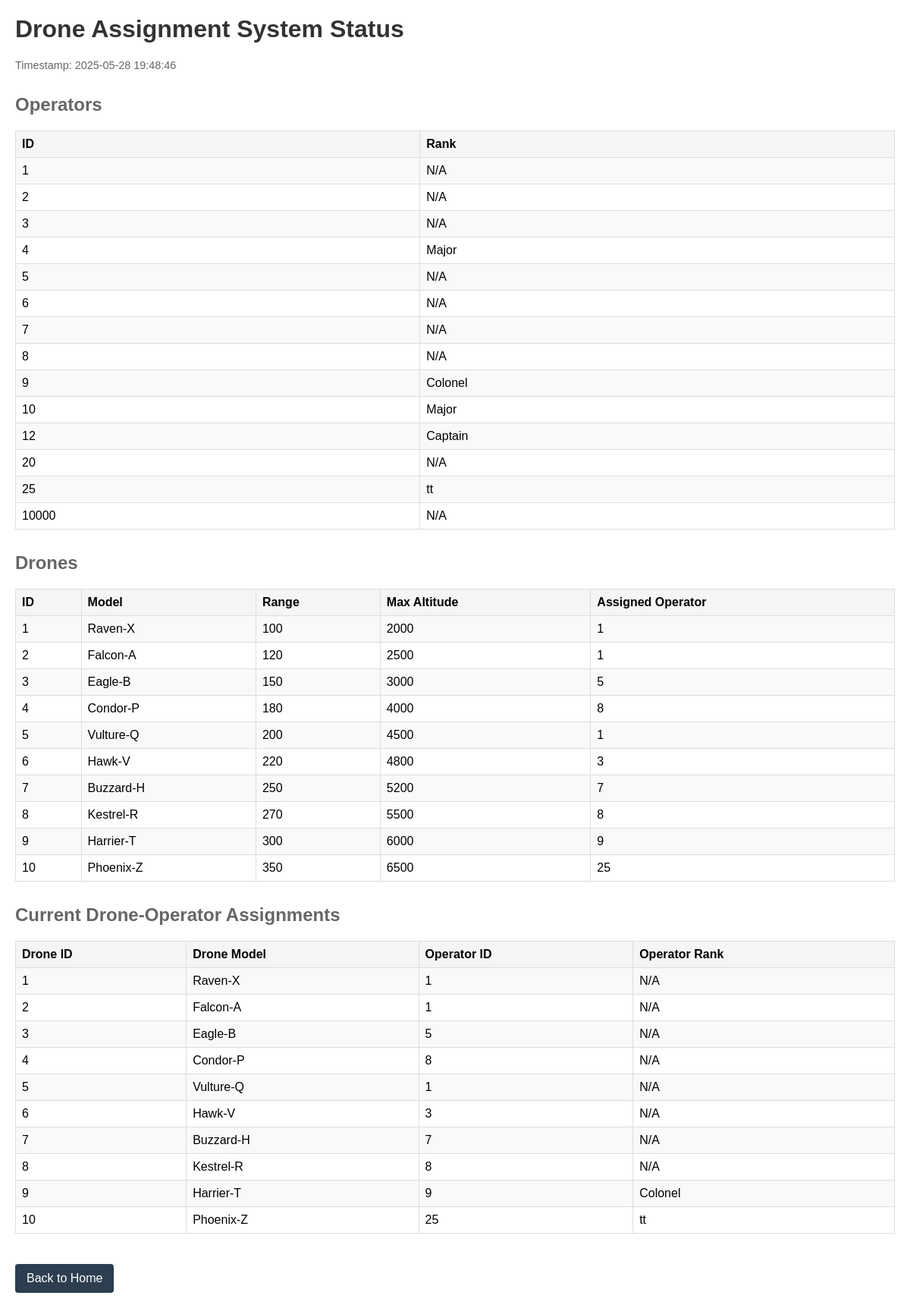
The page /build/view_assignments.php on the database its author committed.
### tables this page shows
CREATE TABLE `operator` (
  `op_id` int NOT NULL,
  `rank` varchar(50) DEFAULT NULL,
  PRIMARY KEY (`op_id`)
);

CREATE TABLE `drones` (
  `drone_id` int NOT NULL,
  `range` int DEFAULT NULL,
  `max_altitude` int DEFAULT NULL,
  `model` varchar(100) DEFAULT NULL,
  `op_id` int NOT NULL,
  PRIMARY KEY (`drone_id`),
  KEY `op_id` (`op_id`),
  CONSTRAINT `drones_ibfk_1` FOREIGN KEY (`op_id`) REFERENCES `operator` (`op_id`)
);

### build/view_assignments.php (the view, shortened to what this page needs)
<?php
$host = "localhost";
$username = "root";
$password = "2003";
$dbname = "military_intelligence";
try {
    $conn = new mysqli($host, $username, $password, $dbname);
    echo "<h1>Drone Assignment System Status</h1>";
    echo "<div class='timestamp'>Timestamp: " . date('Y-m-d H:i:s', strtotime('+3 hours')) . "</div>";
    echo "<h2>Operators</h2>";
    $result = $conn->query("SELECT * FROM Operator");
    if (!$result) {
        echo "Error fetching operators: " . $conn->error;
    } else {
        echo "<table>";
        echo "<tr><th>ID</th><th>Rank</th></tr>";
        while ($row = $result->fetch_assoc()) {
            $rowClass = '';
            echo "<tr$rowClass>";
            echo "<td>" . htmlspecialchars($row['op_id'] ?? 'N/A') . "</td>";
            echo "<td>" . htmlspecialchars($row['rank'] ?? 'N/A') . "</td>";
            echo "</tr>";
        }
        echo "</table>";
    }
    echo "<h2>Drones</h2>";
    $result = $conn->query("SELECT * FROM Drones");
    if (!$result) {
        echo "Error fetching drones: " . $conn->error;
    } else {
        echo "<table>";
        echo "<tr><th>ID</th><th>Model</th><th>Range</th><th>Max Altitude</th><th>Assigned Operator</th></tr>";
        while ($row = $result->fetch_assoc()) {
            $rowClass = '';
            echo "<tr$rowClass>";
            echo "<td>" . htmlspecialchars($row['drone_id'] ?? 'N/A') . "</td>";
            echo "<td>" . htmlspecialchars($row['model'] ?? 'N/A') . "</td>";
            echo "<td>" . htmlspecialchars($row['range'] ?? 'N/A') . "</td>";
            echo "<td>" . htmlspecialchars($row['max_altitude'] ?? 'N/A') . "</td>";
            echo "<td>" . htmlspecialchars($row['op_id'] ?? 'Unassigned') . "</td>";
            echo "</tr>";
        }
        echo "</table>";
    }
    echo "<h2>Current Drone-Operator Assignments</h2>";
    $sql = "SELECT d.drone_id, d.model, d.range, d.max_altitude,
                   o.op_id, o.rank
            FROM Drones d
            JOIN Operator o ON d.op_id = o.op_id
            ORDER BY d.drone_id";
    $result = $conn->query($sql);
    if (!$result) {
        echo "Error fetching assignments: " . $conn->error;
    } else {
        if ($result->num_rows === 0) {
            echo "<p>No drone-operator assignments found.</p>";
        } else {
            echo "<table>";
            echo "<tr>
                  <th>Drone ID</th>
                  <th>Drone Model</th>
                  <th>Operator ID</th>
                  <th>Operator Rank</th>
                  </tr>";
            while ($row = $result->fetch_assoc()) {
                echo "<tr>";
                echo "<td>" . htmlspecialchars($row['drone_id'] ?? 'N/A') . "</td>";
                echo "<td>" . htmlspecialchars($row['model'] ?? 'N/A') . "</td>";
                echo "<td>" . htmlspecialchars($row['op_id'] ?? 'N/A') . "</td>";
                echo "<td>" . htmlspecialchars($row['rank'] ?? 'N/A') . "</td>";
                echo "</tr>";
            }
            echo "</table>";
        }
    }
    echo "<a href='index.php' class='back-link'>Back to Home</a>";
} catch (Exception $e) {
    echo "Fatal error: " . $e->getMessage();
} finally {
    if (isset($conn)) {
        $conn->close();
    }
}
?>

### build/view_assignments.php (style rules this page uses)
h1 { color: #333; }
h2 { color: #666; margin-top: 30px; }
table { border-collapse: collapse; margin-bottom: 20px; width: 100%; }
th, td { border: 1px solid #ddd; padding: 8px; text-align: left; }
th { background-color: #f5f5f5; }
tr:nth-child(even) { background-color: #f9f9f9; }
.timestamp { color: #666; font-size: 0.9em; margin-bottom: 20px; }
.back-link { display: inline-block; margin-top: 20px; padding: 10px 15px; background-color: #2c3e50; color: white; text-decoration: none; border-radius: 4px; }

### rows shown on the page
operator: op_id "1", rank "N/A"
operator: op_id "2", rank "N/A"
operator: op_id "3", rank "N/A"
operator: op_id "4", rank "Major"
operator: op_id "5", rank "N/A"
operator: op_id "6", rank "N/A"
operator: op_id "7", rank "N/A"
operator: op_id "8", rank "N/A"
operator: op_id "9", rank "Colonel"
operator: op_id "10", rank "Major"
operator: op_id "12", rank "Captain"
operator: op_id "20", rank "N/A"
operator: op_id "25", rank "tt"
operator: op_id "10000", rank "N/A"
drones: drone_id "1", model "Raven-X", range "100", max_altitude "2000", op "1", op.op_id "1", op.rank "N/A"
drones: drone_id "2", model "Falcon-A", range "120", max_altitude "2500", op "1", op.op_id "1", op.rank "N/A"
drones: drone_id "3", model "Eagle-B", range "150", max_altitude "3000", op "5", op.op_id "5", op.rank "N/A"
drones: drone_id "4", model "Condor-P", range "180", max_altitude "4000", op "8", op.op_id "8", op.rank "N/A"
drones: drone_id "5", model "Vulture-Q", range "200", max_altitude "4500", op "1", op.op_id "1", op.rank "N/A"
drones: drone_id "6", model "Hawk-V", range "220", max_altitude "4800", op "3", op.op_id "3", op.rank "N/A"
drones: drone_id "7", model "Buzzard-H", range "250", max_altitude "5200", op "7", op.op_id "7", op.rank "N/A"
drones: drone_id "8", model "Kestrel-R", range "270", max_altitude "5500", op "8", op.op_id "8", op.rank "N/A"
drones: drone_id "9", model "Harrier-T", range "300", max_altitude "6000", op "9", op.op_id "9", op.rank "Colonel"
drones: drone_id "10", model "Phoenix-Z", range "350", max_altitude "6500", op "25", op.op_id "25", op.rank "tt"
